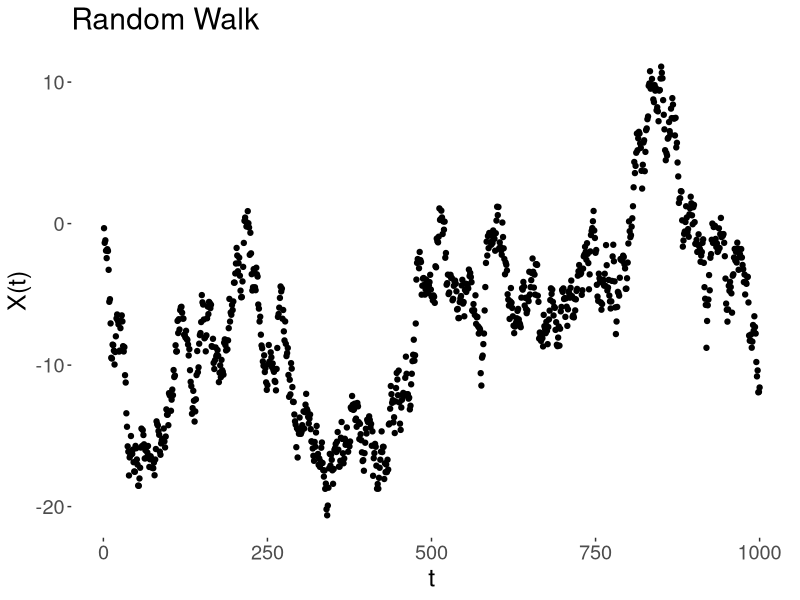
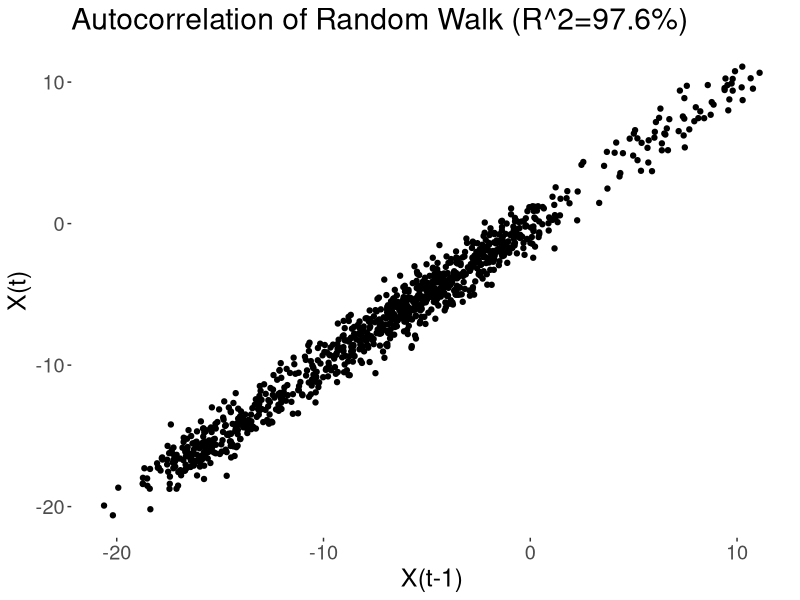
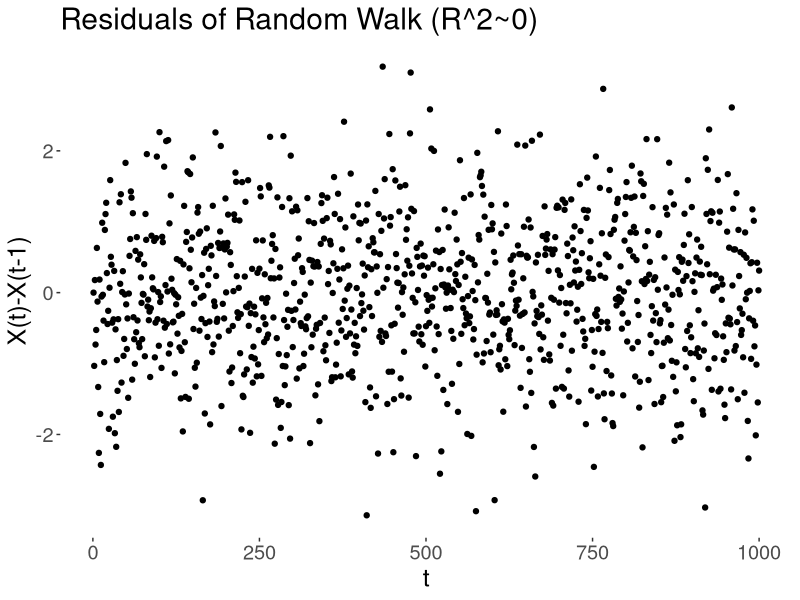
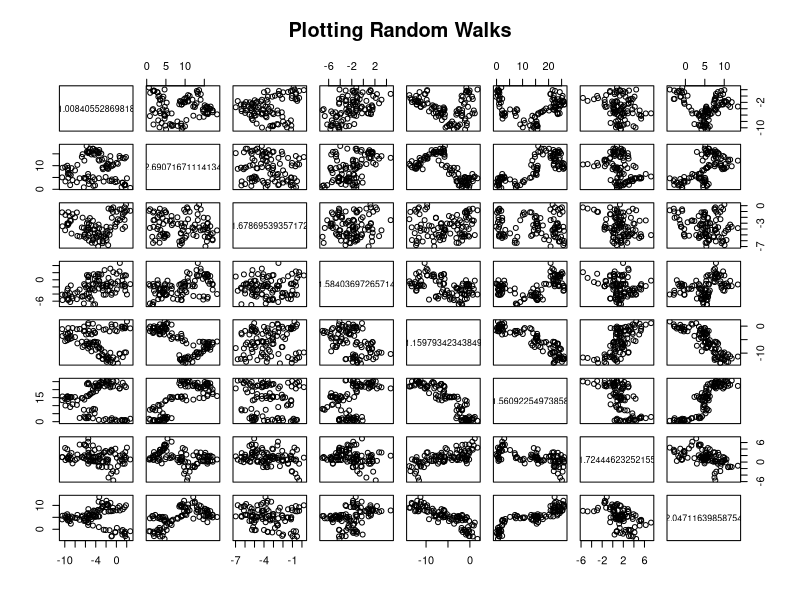
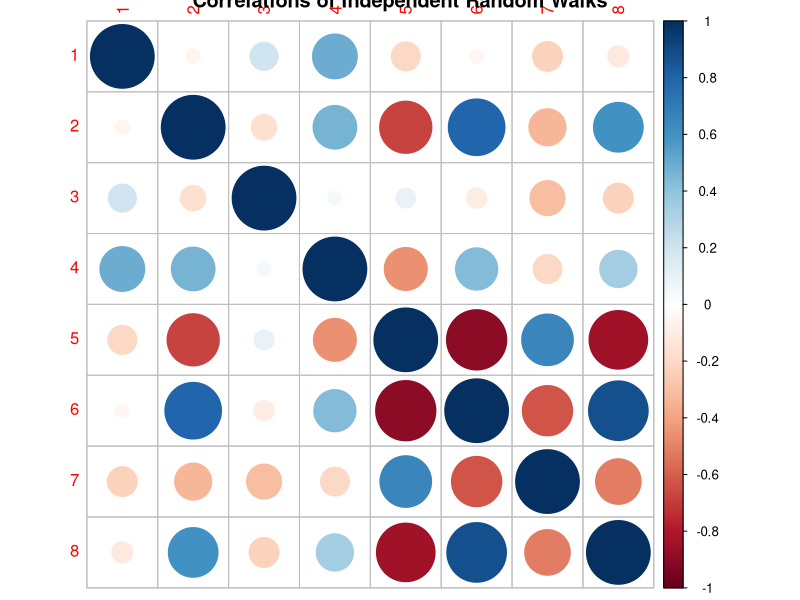
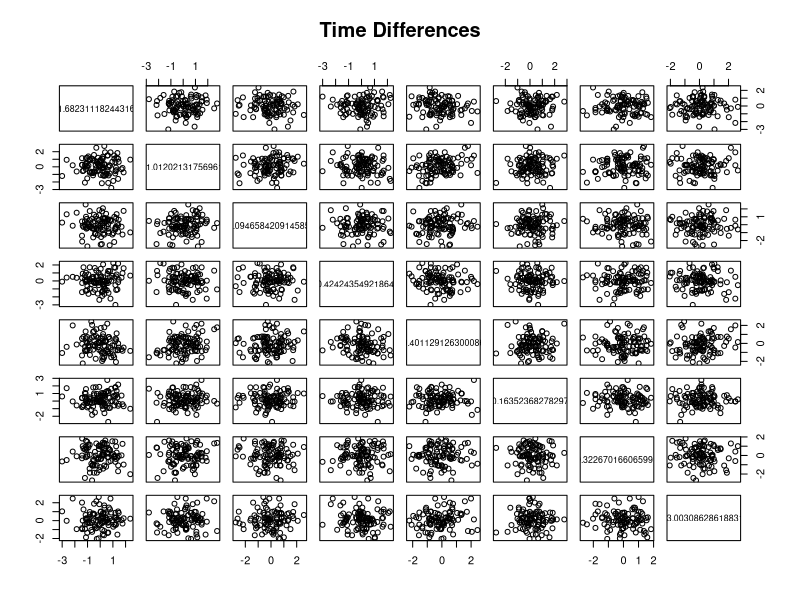
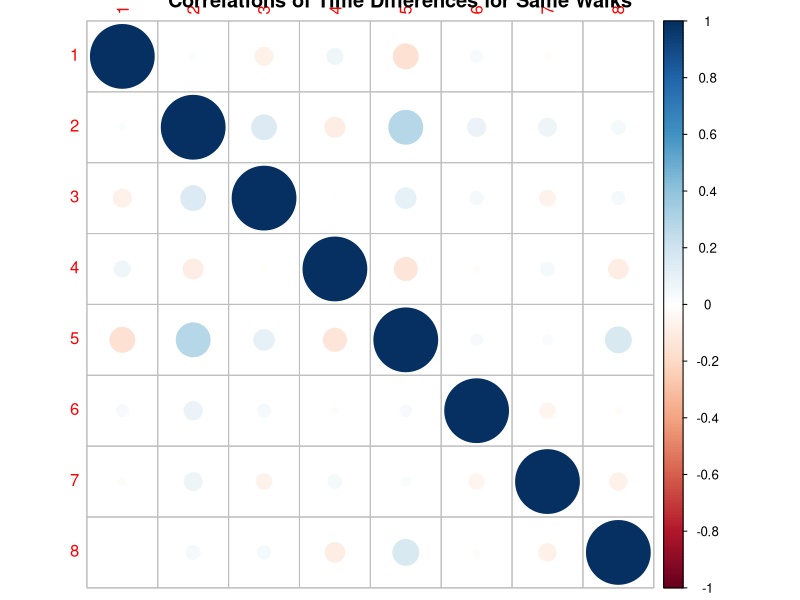
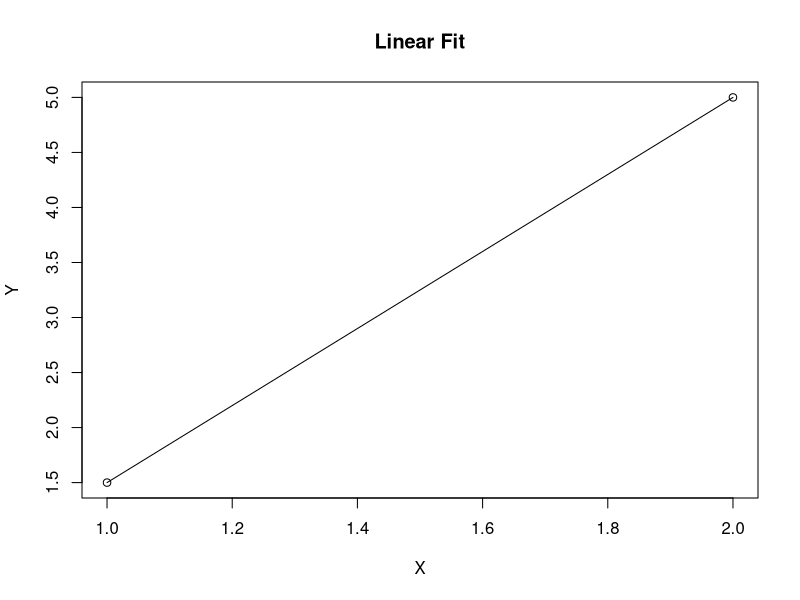

These charts were generated, in order, by the following R code:
## ---- chunk 1
knitr::opts_chunk$set(echo = TRUE)
## ---- chunk 2
library(tidyverse)
## First step is to generate a random walk
nsteps<-1000 # Set number of steps in random walk
set.seed(75197) # Initializing a random seed so results are reproducible
random_walk<-cumsum(rnorm(nsteps)) # Moving randomly on a 1D axis at each step according to SN
#???
random_walk2<-cumsum(rnorm(nsteps))
#???
inter_step_diffs<-random_walk-dplyr::lag(random_walk,1)
inter_step_diffs[1]<-0
previous_t<-dplyr::lag(random_walk,1)
autocorrelation_plot_frame<-data.frame(t=1:nsteps,
                                       walk=random_walk,
                                       diffs=inter_step_diffs,
                                       prev_step=previous_t)
autocorrelation_theme<-theme(panel.background=element_blank(),
                             text=element_text(size=18))
linear_model<-lm(data=autocorrelation_plot_frame,
                 walk~prev_step)
summary(linear_model)
# Rename from residual
residual_model<-lm(data=autocorrelation_plot_frame,
                   diffs~t)
summary(residual_model)
ggplot(autocorrelation_plot_frame,aes(x=t,y=walk))+
  geom_point()+
  autocorrelation_theme+
  xlab('t')+
  ylab('X(t)')+
  ggtitle('Random Walk')
ggplot(autocorrelation_plot_frame,aes(x=prev_step,y=walk))+
  geom_point()+
  autocorrelation_theme+
  xlab('X(t-1)')+
  ylab('X(t)')+
  ggtitle('Autocorrelation of Random Walk (R^2=97.6%)')
ggplot(autocorrelation_plot_frame,aes(x=t,y=diffs))+
  geom_point()+
  autocorrelation_theme+
  ylab('X(t)-X(t-1)')+
  xlab('t')+
  ggtitle('Residuals of Random Walk (R^2~0)')

## Now it seems intuitive we wouldn't attempt to compare a time series with itself as a means of assessing correlation. However, this principle holds for all independent random walks, though to a smaller degree. Consider this
set.seed(89134)
random_walks<-apply(matrix(data=rnorm(8*100),ncol=8),2,cumsum)
## These are all random and independently generated walks
random_corrs<-cor(random_walks)
## We calculate their correlations and plot them against each other
pairs(random_walks,random_walks,main='Plotting Random Walks')
corrplot::corrplot(random_corrs,title='Correlations of Independent Random Walks')
## While not every single walk is super correlated, this sample of 8 already shows a handful of very strong correlations! 
## Meanwhile if we did the differences
step_diffs<-apply(random_walks,2,function(x) x-dplyr::lag(x,1))[-1,]
pairs(step_diffs,step_diffs,main='Time Differences')
dif_cors<-cor(step_diffs)
corrplot::corrplot(dif_cors,title='Correlations of Time Differences for Same Walks')
## ---- chunk 3
# Make formula for "true curve"
# Say y=0.5x^2+2x-1 sure
x_coords<-1:4
y_coords<-(x_coords^2)/2+2*(x_coords)-1
# Now say we were to try to fit a linear model to these data.
#  A linear model in this case will be defined as:
# y=mx+b
# X and Y are our data, so there are two parameters to estimate. If we have 2 points, we can estimate both of them
obs_set_x<-x_coords[1:2]
obs_set_y<-y_coords[1:2]
m_estimate<-(y_coords[2]-y_coords[1])/(x_coords[2]-x_coords[1])
b_estimate<-y_coords[1]-m_estimate*x_coords[1]
plot(obs_set_x,obs_set_y,
     xlab='X',ylab='Y',main='Linear Fit')+
lines(obs_set_x,obs_set_x*m_estimate+b_estimate)
# We also could estimate different values of m and b, but we can quantify the error
# for each of those estimates given the observed data and this estimate will
# always have the lowest (error=0). Now, let's say we suspected our data 
# actually have a quadratic relationship, and we wanted to estimate that with only these
# two points. We could perhaps say:
# Our model has 3 parameters
# y=ax^2+bx+c
# We could fit our data using the same approach as the linear model:
# y2-y1=a(x2^2-x1^2)+b(x2-x1)
# Then we get:
lhs<-obs_set_y[2]-obs_set_y[1]
rhs_a<-obs_set_x[2]^2-obs_set_x[1]^2
rhs_b<-obs_set_x[2]-obs_set_x[1]
# Now we have
# lhs=a*rhs_a+b*rhs_b OR
# a*((rhs_a)-lhs)/rhs_b=-b
# Which means we can calculate an a for any b that will intersect both of these points
# Example
a<-seq(0.1,2,by=0.25)
b<--1*(rhs_a*a)+lhs
# And for c we just need to plug in one of the observed points
c<-obs_set_y[1]-a*obs_set_x[1]^2-b*obs_set_x[1]
line_plotting_data<-seq(obs_set_x[1],obs_set_x[2],by=0.01)
possible_quadratics<-sapply(line_plotting_data,function(x) (a*x^2)+(b*x)+c)
plot(obs_set_x,obs_set_y,xlab='X',ylab='Y',main='Quadratic Fit')+
for(i in 1:nrow(possible_quadratics)){
  lines(line_plotting_data,possible_quadratics[i,])
}
# All of these parameter estimations have error=0, so how do we know which one is right?
# This is the problem of undetermined model fitting. 
